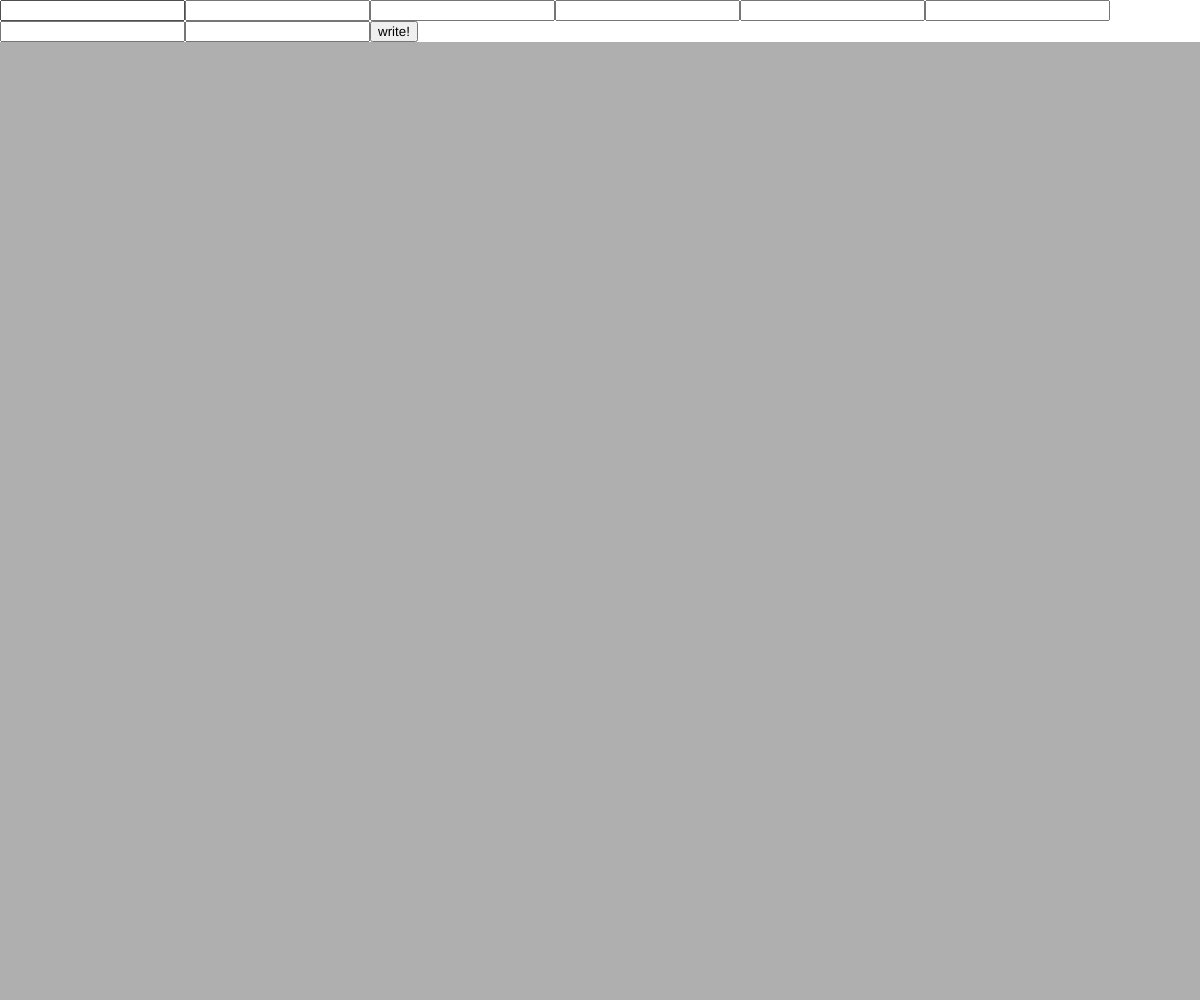
Frame 1 (no input)
Frame 60 (no input): identical to frame 1, image omitted
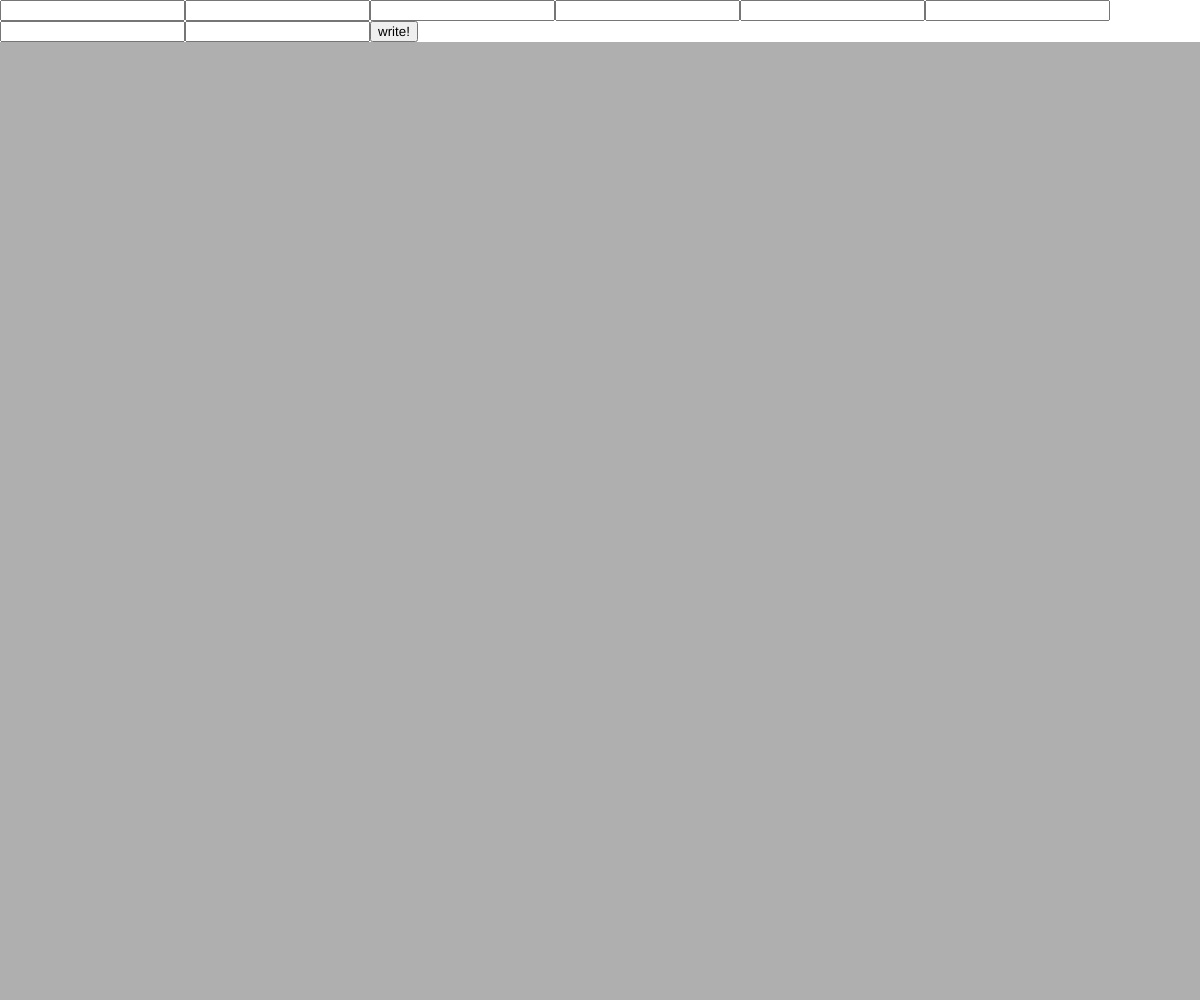
Frame 120 (the mouse pressed at the canvas centre since frame 60)

The p5.js sketch that drew these frames (run headless with seeded random() and noise() and a simulated clock; from frame 60 on, the mouse is pressed at the canvas centre):

// p5.js sketch
// ── sketch.js
var canvas;
let field1;
let field2;
let field3;
let field4;
let button;
let ch = ["c", "o", "n", "f", "u", "s", "e", "d"];
let y = [];
let x = [];
let ychng = [];
let R = [];
let s = [];
let dir = [];
let writeT = false;
  
function setup() {
  canvas = createCanvas(windowWidth, windowHeight);
  canvas.position(0, 0);
  canvas.style("z-index", "-1");
  background(175);
  field1 = createInput();
  field2 = createInput();
  field3 = createInput();
  field4 = createInput();
  field5 = createInput();
  field6 = createInput();
  field7 = createInput();
  field8 = createInput();
  button = createButton("write!");
  button.mousePressed(write);
  textAlign(CENTER, CENTER);
  for (let i = 0; i < 8; i++) {
    x[i] = random(20, width - 20);
    y[i] = random(-300, height);
    s[i] = random(20, 50);
    dir[i] = random(2);
    R[i] = random(0.6, 1.4);
    ychng[i] = random(0.5, 2.2);
  }
}

function write(){
  writeT = !writeT;
}

function draw() {
  background(175);
  if (writeT == true) {
    c1 = [str(field1.value())];
    c2 = [str(field2.value())];
    c3 = [str(field3.value())];
    c4 = [str(field4.value())];
    c5 = [str(field4.value())];
    c6 = [str(field4.value())];
    c7 = [str(field4.value())];
    c8 = [str(field4.value())];
    ch = [c1, c2, c3, c4, c5, c6, c7, c8];
    for (let i = 0; i < 8; i++) {
      textSize(s[i]);
      push();
      translate(x[i], y[i] * ychng[i]);
      if (int(dir[i]) == 0) {
        rotate(R[i]);
      } else {
        rotate(-R[i]);
      }
      text(ch[i], 0, 0);
      pop();
      R[i] = R[i] + 0.01;
      y[i] = y[i] + ychng[i];
      if (y[i] > height + 100) {
        y[i] = -25;
        x[i] = random(20, width - 20);
        s[i] = random(20, 50);
        dir[i] = random(2);
        R[i] = random(0.6, 1.4);
        ychng[i] = random(0.5, 2.2);
      }
    }
  }
}

function keyPressed() {
  clear();
}
